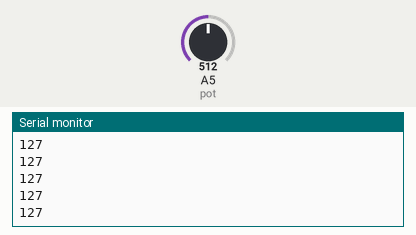
This sketch was run on a simulated Arduino Uno, built with avr-gcc and run on an emulated ATmega328P. Shown: the last lines printed to the serial monitor. Inputs (shaded band) come from the test bench; at power-on: A5 (pot) = 512.

Above: at 1.2 s.
1.3 s: A5 (pot) set to 716
At 2.3 s:
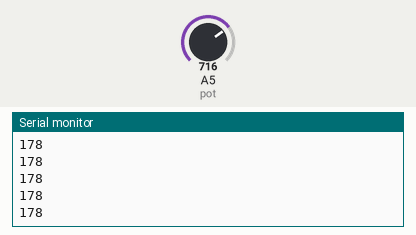
2.8 s: A5 (pot) set to 900
At 3.7 s:
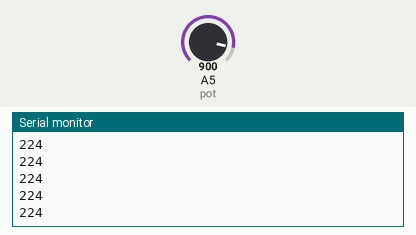
Timing chart, 0 to 5.8 s (numbered marks = the images above; inputs shaded):
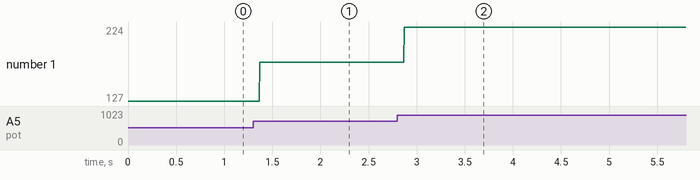

The sketch:

exemplo_potenciometro.ino
```cpp
int pot = A5;
int valPot = 0;

void setup(){
  pinMode(pot, INPUT);
  Serial.begin(9600);
}

void loop(){


  valPot = analogRead(pot);
  valPot = map(valPot, 0, 1023, 0, 255);
  Serial.println(valPot);
}
```

Measured:
- after the input at 1.3 s, the serial monitor: prints a new line after 0.07 s (image 1)
- after the input at 2.8 s, the serial monitor: prints a new line after 0.07 s (image 2)
- plotted number 1: 127 → 178 after the input at 1.3 s, 178 → 224 after the input at 2.8 s
